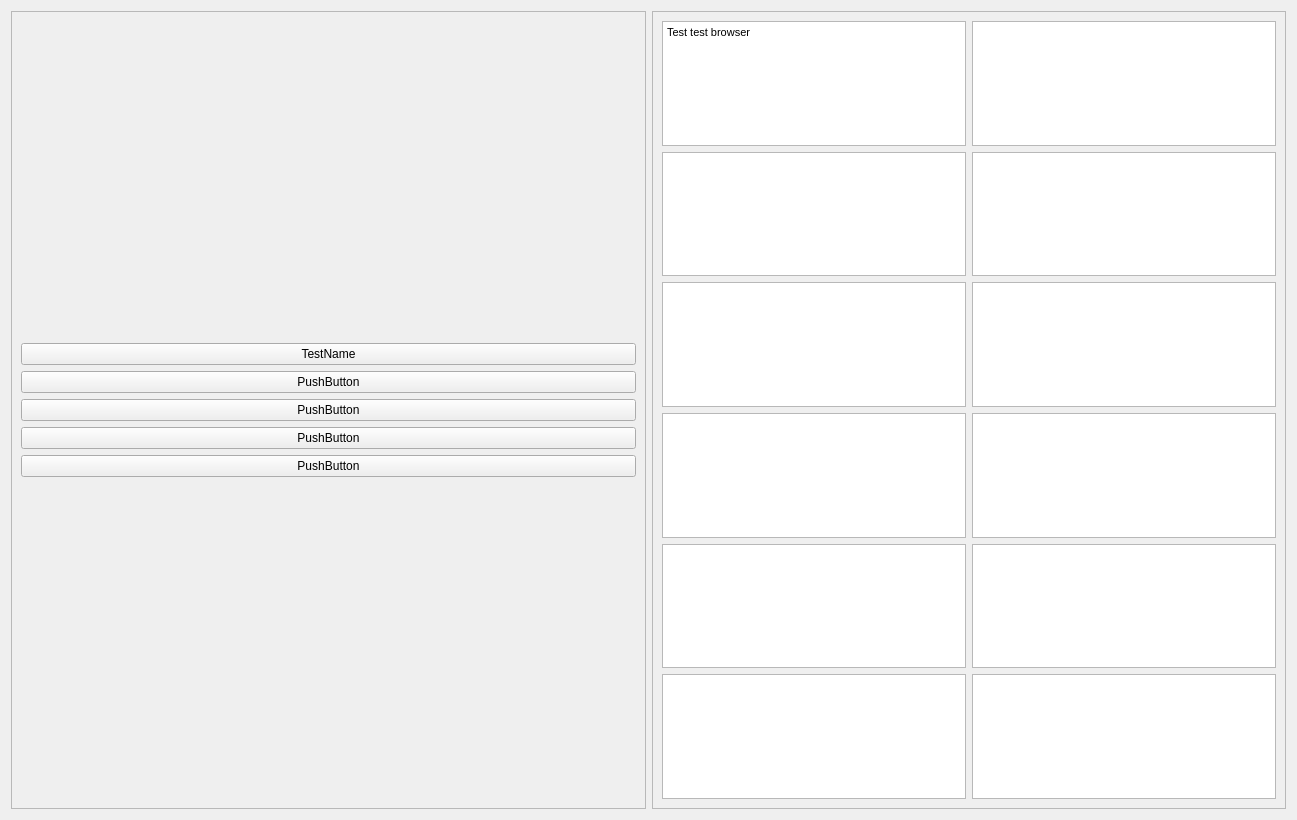
<?xml version="1.0" encoding="UTF-8"?>
<ui version="4.0">
 <class>Erasmus</class>
 <widget class="QWidget" name="Erasmus">
  <property name="geometry">
   <rect>
    <x>0</x>
    <y>0</y>
    <width>1297</width>
    <height>820</height>
   </rect>
  </property>
  <property name="windowTitle">
   <string>Erasmus</string>
  </property>
  <layout class="QHBoxLayout" name="horizontalLayout">
   <item>
    <widget class="QScrollArea" name="scrollArea">
     <property name="widgetResizable">
      <bool>true</bool>
     </property>
     <widget class="QWidget" name="scrollAreaWidgetContents">
      <property name="geometry">
       <rect>
        <x>0</x>
        <y>0</y>
        <width>623</width>
        <height>782</height>
       </rect>
      </property>
      <layout class="QGridLayout" name="gridLayout_2">
       <item row="0" column="0">
        <layout class="QVBoxLayout" name="verticalLayout">
         <item>
          <widget class="QPushButton" name="pushButton_5">
           <property name="text">
            <string>TestName</string>
           </property>
          </widget>
         </item>
         <item>
          <widget class="QPushButton" name="pushButton_4">
           <property name="text">
            <string>PushButton</string>
           </property>
          </widget>
         </item>
         <item>
          <widget class="QPushButton" name="pushButton_3">
           <property name="text">
            <string>PushButton</string>
           </property>
          </widget>
         </item>
         <item>
          <widget class="QPushButton" name="pushButton_2">
           <property name="text">
            <string>PushButton</string>
           </property>
          </widget>
         </item>
         <item>
          <widget class="QPushButton" name="pushButton">
           <property name="text">
            <string>PushButton</string>
           </property>
          </widget>
         </item>
        </layout>
       </item>
      </layout>
     </widget>
    </widget>
   </item>
   <item>
    <widget class="QScrollArea" name="scrollArea_2">
     <property name="widgetResizable">
      <bool>true</bool>
     </property>
     <widget class="QWidget" name="scrollAreaWidgetContents_2">
      <property name="geometry">
       <rect>
        <x>0</x>
        <y>0</y>
        <width>588</width>
        <height>938</height>
       </rect>
      </property>
      <layout class="QGridLayout" name="gridLayout_3">
       <item row="0" column="0">
        <layout class="QGridLayout" name="gridLayout">
         <item row="3" column="0">
          <widget class="QTextBrowser" name="textBrowser_4"/>
         </item>
         <item row="1" column="0">
          <widget class="QTextBrowser" name="textBrowser_6"/>
         </item>
         <item row="5" column="0">
          <widget class="QTextBrowser" name="textBrowser"/>
         </item>
         <item row="5" column="1">
          <widget class="QTextBrowser" name="textBrowser_2"/>
         </item>
         <item row="4" column="0">
          <widget class="QTextBrowser" name="textBrowser_3"/>
         </item>
         <item row="2" column="0">
          <widget class="QTextBrowser" name="textBrowser_5"/>
         </item>
         <item row="0" column="0">
          <widget class="QTextBrowser" name="textBrowser_7">
           <property name="html">
            <string>&lt;!DOCTYPE HTML PUBLIC &quot;-//W3C//DTD HTML 4.0//EN&quot; &quot;http://www.w3.org/TR/REC-html40/strict.dtd&quot;&gt;
&lt;html&gt;&lt;head&gt;&lt;meta name=&quot;qrichtext&quot; content=&quot;1&quot; /&gt;&lt;style type=&quot;text/css&quot;&gt;
p, li { white-space: pre-wrap; }
&lt;/style&gt;&lt;/head&gt;&lt;body style=&quot; font-family:'MS Shell Dlg 2'; font-size:8.25pt; font-weight:400; font-style:normal;&quot;&gt;
&lt;p style=&quot; margin-top:0px; margin-bottom:0px; margin-left:0px; margin-right:0px; -qt-block-indent:0; text-indent:0px;&quot;&gt;&lt;span style=&quot; font-size:8pt;&quot;&gt;Test test browser&lt;/span&gt;&lt;/p&gt;
&lt;p style=&quot;-qt-paragraph-type:empty; margin-top:0px; margin-bottom:0px; margin-left:0px; margin-right:0px; -qt-block-indent:0; text-indent:0px; font-size:8pt;&quot;&gt;&lt;br /&gt;&lt;/p&gt;&lt;/body&gt;&lt;/html&gt;</string>
           </property>
          </widget>
         </item>
         <item row="1" column="1">
          <widget class="QTextBrowser" name="textBrowser_8"/>
         </item>
         <item row="2" column="1">
          <widget class="QTextBrowser" name="textBrowser_9"/>
         </item>
         <item row="3" column="1">
          <widget class="QTextBrowser" name="textBrowser_10"/>
         </item>
         <item row="4" column="1">
          <widget class="QTextBrowser" name="textBrowser_11"/>
         </item>
         <item row="0" column="1">
          <widget class="QTextBrowser" name="textBrowser_12"/>
         </item>
        </layout>
       </item>
      </layout>
     </widget>
    </widget>
   </item>
  </layout>
 </widget>
 <resources/>
 <connections/>
</ui>
